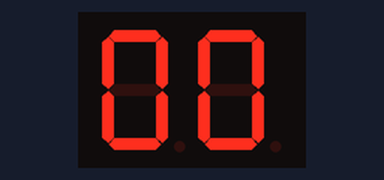
Bench run of a sketch on a simulated Arduino Uno, built with avr-gcc and run on an emulated ATmega328P. Shown: 2-digit seven-segment display. Wiring (inferred from the names in the program): 2-digit 7-segment display, segments lit when LOW: segments pin 9, pin 7, pin 5, pin 4, pin 6, pin 2, pin 3; digit selects pin 11, pin 10. The segment pins are drawn as the display they are named for.

Above: at 0.1 s.
At 4.9 s:
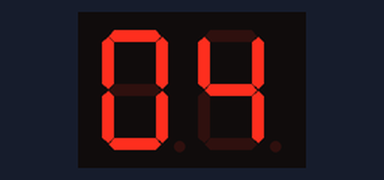
At 9.8 s:
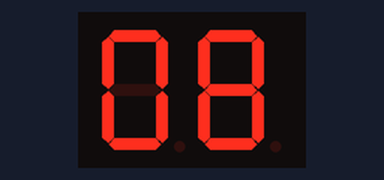
At 19.4 s:
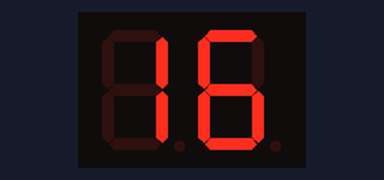
At 29.1 s:
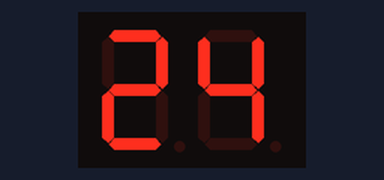
At 38.7 s:
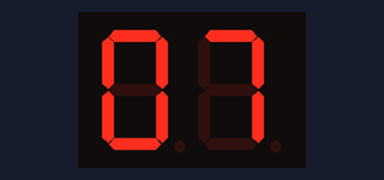

Measured:
- what the display in image 0 shows lasts 1.3 s, from 0.0 s to 1.3 s

The sketch:

TwoSevenSeg.ino
```cpp
int seg1=11, seg2=10,t,p;
              // a,b,c,d,e,f,g
int segment[]={9, 7, 5, 4, 6, 2 ,3};
int digits[][7] = {
  {0,0,0,0,0,0,1},{1,0,0,1,1,1,1},{0,0,1,0,0,1,0},
  {0,0,0,0,1,1,0},{1,0,0,1,1,0,0},{0,1,0,0,1,0,0},
  {0,1,0,0,0,0,0},{0,0,0,1,1,1,1},{0,0,0,0,0,0,0},{0,0,0,1,1,0,0}
};
void setup() {
    for (int i=0 ; i<7;i++) pinMode(segment[i], OUTPUT);
    pinMode(seg1,OUTPUT);  pinMode(seg2,OUTPUT);
}
void show(int j){
  for (int i=0 ; i<7;i++)
    digitalWrite(segment[i], digits[j][i]);
}
void digit2(int j){
  int k=60;
        while(k--){
          digitalWrite(seg1, 1);digitalWrite(seg2, 0);
          show(j%10);           delay(10);
          digitalWrite(seg1, 0);digitalWrite(seg2, 1);
          show(j/10);          delay(10);
        }
}
void loop() {
      for (int j=0 ; j<25 ;j++){
        digit2 (j);
      }
}
```
